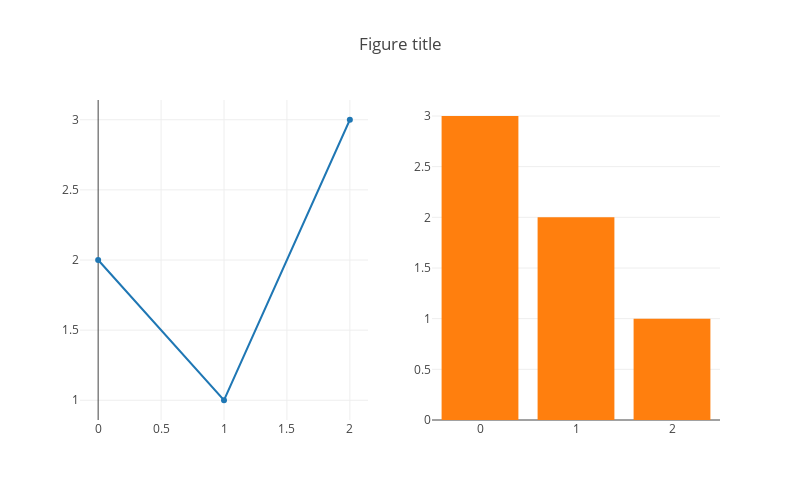

Notebook cell for this chart:
### Markdown cell above
https://plotly.com/python/v4-migration/

### Code cell
from plotly.subplots import make_subplots
(make_subplots(rows=1, cols=2)
 .add_scatter(y=[2, 1, 3], row=1, col=1)
 .add_bar(y=[3, 2, 1], row=1, col=2)
 .update_layout(
     title_text="Figure title",
     showlegend=False,
     width=800,
     height=500,
 )
 .show())

### Figure 1 — Plotly figure (JSON) as saved in the notebook; plotly's stock layout.template omitted (floating-point values rounded to 4 significant figures)
{"data": [{"type": "scatter", "xaxis": "x", "y": [2, 1, 3], "yaxis": "y"}, {"type": "bar", "xaxis": "x2", "y": [3, 2, 1], "yaxis": "y2"}], "layout": {"height": 500, "showlegend": false, "title": {"text": "Figure title"}, "width": 800, "xaxis": {"anchor": "y", "domain": [0, 0.45]}, "xaxis2": {"anchor": "y2", "domain": [0.55, 1]}, "yaxis": {"anchor": "x", "domain": [0, 1]}, "yaxis2": {"anchor": "x2", "domain": [0, 1]}}}
